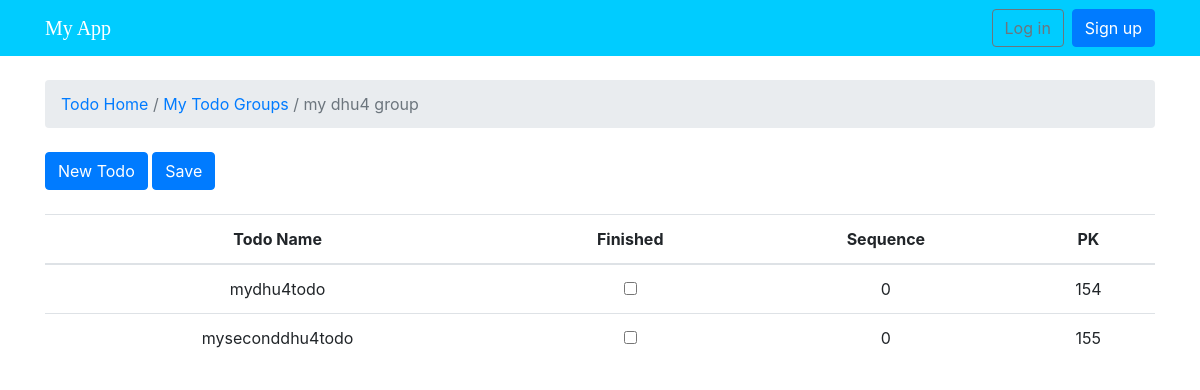
The app's page /todo/todos_by_group/5, older data.
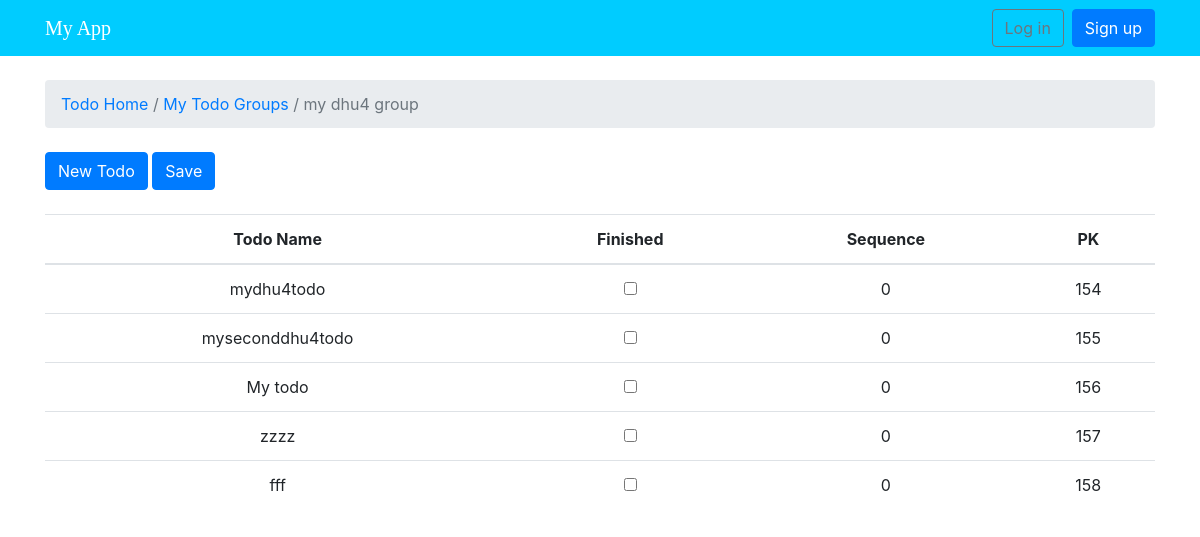
The same page, newer data.
### todo/models.py (models this page shows, shortened)
class TodoGroup(models.Model):
    name = models.CharField(max_length=30, unique=True)
    description = models.CharField(max_length=100)
    author = models.ForeignKey(User, on_delete=models.PROTECT, related_name='todogroups')
    def __str__(self):
        return self.name

class Todo(models.Model):
    label = models.CharField(max_length=300)
    finished = models.BooleanField(default=False)
    created_at = models.DateTimeField(auto_now_add=True)
    sequence = models.IntegerField(default=0)
    todo_group = models.ForeignKey(TodoGroup, on_delete=models.CASCADE, related_name='todos')

### todo/views.py (the view)
# urls.py: path('todos_by_group/<int:todo_group_id>', views.todos_by_group, name='todos_by_group'),
def todos_by_group(request,todo_group_id):
    todos = Todo.objects.all().filter(todo_group__id=todo_group_id).order_by('-sequence')
    return render(request, 'todo/todos.html', {'todos': todos, 'todo_group_name': todos[0].todo_group, 'todo_group_id': todo_group_id })

### templates/todo/todos.html (shortened to what this page needs)
{% extends 'base.html' %}
{% block breadcrumb %}
  <li class="breadcrumb-item active"><a href="{% url 'todo:index' %}">Todo Home</a> / <a href="{% url 'todo:all_todo_groups' %}">My Todo Groups</a> / {{todo_group_name}}</li>
{% endblock %}
{% block content %}
<div class="mb-4">
  <a href="{% url 'todo:new_todo' todo_group_id %}" class="btn btn-primary">New Todo  </a>
  <a href="{% url 'todo:manage_group_of_todos' todo_group_id %}" class="btn btn-primary">Save</a>
</div>
<table class="table">
  <thead class="thead-inverse">
    <tr>
      <th>Todo Name</th>
      <th>Finished</th>
      <th>Sequence</th>
      <th>PK</th>
    </tr>
  </thead>
  <tbody>
    {% for todo in todos %}
      <tr>
        <td>{{ todo.label }}</td>
        <td>
          <input type="checkbox"
          value="{{ todo.pk }}" name="finished"
          >
        </td>
        <td>{{ todo.sequence }}</td>
        <td>{{ todo.pk }}</td>
      </tr>
    {% endfor %}
  </tbody>
</table>
{% endblock %}

### templates/base.html (shortened to what this page needs)
{% load static %}<!DOCTYPE html>
<html>
  <head>
    <link rel="stylesheet" href="{% static 'css/bootstrap.min.css' %}">
    <link rel="stylesheet" href="{% static 'css/app.css' %}">
  </head>
  <body>
    {% block body %}
    <nav class="navbar navbar-expand-sm navbar-dark bg-dark">
      <div class="container">
        <a class="navbar-brand" href="{% url 'homeward' %}">My App</a>
        <div class="collapse navbar-collapse" id="mainMenu">
          {% if user.is_authenticated %}
            <ul class="navbar-nav ml-auto">
              <li class="nav-item dropdown">
                <a class="nav-link dropdown-toggle" href="#" id="userMenu" data-toggle="dropdown" aria-haspopup="true" aria-expanded="false">
                  {{ user.username }}
                </a>
                <div class="dropdown-menu dropdown-menu-right" aria-labelledby="userMenu">
                  <a class="dropdown-item" href="#">My account</a>
                  <a class="dropdown-item" href="settings/password/">Change password</a>
                  <div class="dropdown-divider"></div>
                  <a class="dropdown-item" href="{% url 'logout' %}">Log out</a>
                </div>
              </li>
            </ul>
          {% else %}
            <form class="form-inline ml-auto">
              <a href="{% url 'login_alternate' %}" class="btn btn-outline-secondary">Log in</a>
              <a href="{% url 'signup' %}" class="btn btn-primary ml-2">Sign up</a>
            </form>
          {% endif %}
        </div>
      </div>
    </nav>
      <div class="container">
        <ol class="breadcrumb my-4">
          {% block breadcrumb %}
          {% endblock %}
        </ol>
        {% block content %}
        {% endblock %}
      </div>
    {% endblock body %}
  </body>
</html>

### static/css/app.css (style rules this page uses)
.navbar-brand { font-family: 'Peralta', cursive; }
th, td { text-align:center; }

### templates/base.html (style rules this page uses)
.bg-dark { background-color: #00ccff!important; border-color: #E7E7E7; }

Row changes from the older to the newer data that the page shows:
added Todo: label "My todo", sequence "0", pk "156"
added Todo: label "zzzz", sequence "0", pk "157"
added Todo: label "fff", sequence "0", pk "158"
